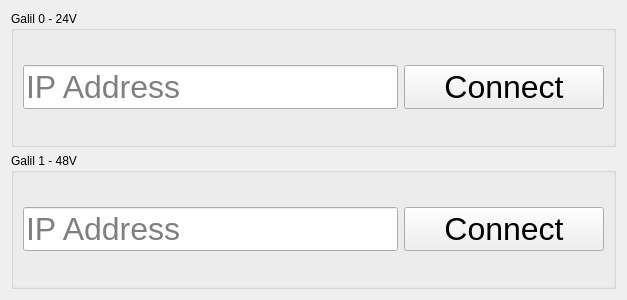
<?xml version="1.0" encoding="UTF-8"?>
<ui version="4.0">
 <class>Form</class>
 <widget class="QWidget" name="Form">
  <property name="geometry">
   <rect>
    <x>0</x>
    <y>0</y>
    <width>627</width>
    <height>300</height>
   </rect>
  </property>
  <property name="windowTitle">
   <string>Form</string>
  </property>
  <property name="styleSheet">
   <string notr="true">QLineEdit { font: 24pt; }
QPushButton { font: 24pt; }</string>
  </property>
  <layout class="QVBoxLayout" name="verticalLayout">
   <item>
    <widget class="QGroupBox" name="groupBox">
     <property name="title">
      <string>Galil 0 - 24V</string>
     </property>
     <layout class="QHBoxLayout" name="horizontalLayout_2">
      <item>
       <widget class="QLineEdit" name="address_0">
        <property name="placeholderText">
         <string>IP Address</string>
        </property>
       </widget>
      </item>
      <item>
       <widget class="QPushButton" name="connect_0">
        <property name="minimumSize">
         <size>
          <width>200</width>
          <height>0</height>
         </size>
        </property>
        <property name="text">
         <string>Connect</string>
        </property>
       </widget>
      </item>
     </layout>
    </widget>
   </item>
   <item>
    <widget class="QGroupBox" name="groupBox_2">
     <property name="title">
      <string>Galil 1 - 48V</string>
     </property>
     <layout class="QHBoxLayout" name="horizontalLayout">
      <item>
       <widget class="QLineEdit" name="address_1">
        <property name="placeholderText">
         <string>IP Address</string>
        </property>
       </widget>
      </item>
      <item>
       <widget class="QPushButton" name="connect_1">
        <property name="minimumSize">
         <size>
          <width>200</width>
          <height>0</height>
         </size>
        </property>
        <property name="text">
         <string>Connect</string>
        </property>
       </widget>
      </item>
     </layout>
    </widget>
   </item>
  </layout>
 </widget>
 <resources/>
 <connections/>
</ui>
